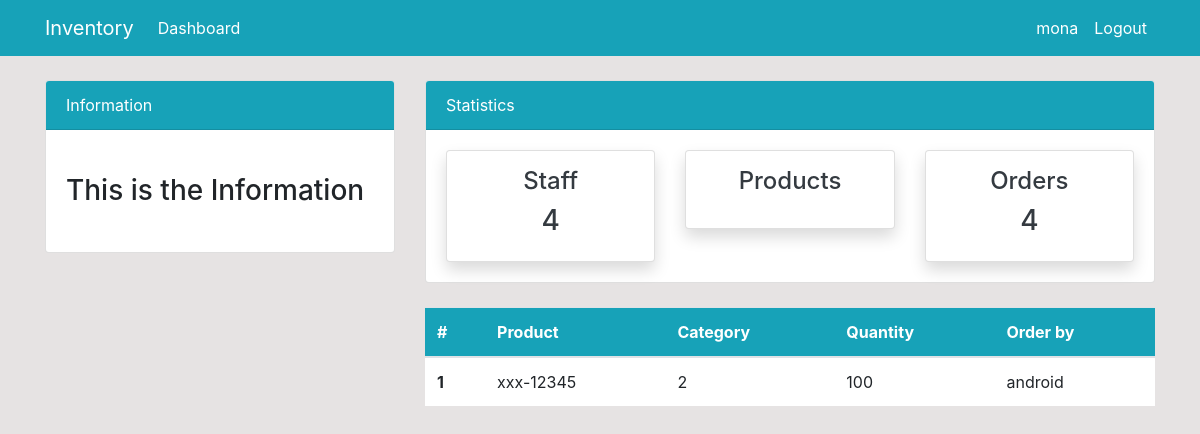
The page /order/ (signed in) on the database its author committed.
### dashboard/models.py (models this page shows, shortened)
class Order(models.Model):
    product=models.ForeignKey(Product, on_delete=models.CASCADE)
    staff=models.ForeignKey(User,models.CASCADE,null=True)
    order_quantity=models.PositiveIntegerField(null=True)
    date=models.DateTimeField(auto_now_add=True)
    class Meta:
        verbose_name_plural="Order"

class Product(models.Model):
      name=models.CharField(max_length=100,null=True)
      category=models.CharField(max_length=100,choices=CATEGORY,null=True)
      quantity=models.PositiveIntegerField(null=True)
      class Meta:
          verbose_name_plural="Product"
      def __str__(self):
        return f'{self.name}-{self.quantity}'

### dashboard/views.py (the view)
# urls.py: path('order/',views.order,name='dashboard-order'),
@login_required
def order(request):
    orders=Order.objects.all()
    context={
    'orders':orders,
    }
    return render(request, 'dashboard/order.html',context)

### templates/dashboard/order.html (shortened to what this page needs)
{% extends 'partials/base.html' %}
{% block content %}
  {% include 'partials/topnav.html' %}
<div class="container">
       <div class="row my-4">
           <div class="col-md-4">
           </div>
           <div class="col-md-8">
               <table class="table bg-white">
                   <thead class="bg-info">
                       <tr class="text-white">
                           <th scope="col">#</th>
                           <th scope="col">Product</th>
                           <th scope="col">Category</th>
                           <th scope="col">Quantity</th>
                           <th scope="col">Order by</th>
                       </tr>
                   </thead>
                   <tbody>
                        {% for orders in orders %}
                       <tr>
                           <th scope="row">1</th>
                           <td>{{ orders.product }}</td>
                           <td>{{ orders.product.category }}</td>
                           <td>{{orders.order_quantity}}</td>
                           <td>
                               {{orders.staff.username}}
                           </td>
                       </tr>
                      {% endfor %}
                   </tbody>
               </table>
           </div>
       </div>
   </div>
{% endblock %}

### templates/partials/nav.html (shortened to what this page needs)
 <nav class="navbar navbar-expand-lg navbar-info bg-info">
   {% if user.is_authenticated %}
     <div class="container">
         <a class="navbar-brand text-white" href="{% url 'dashboard-index' %}">Inventory</a>
         <div class="collapse navbar-collapse" id="navbarSupportedContent">
             <ul class="navbar-nav mr-auto">
                 <li class="nav-item active">
                     <a class="nav-link text-white" href="{% url 'dashboard-index' %}">Dashboard </a>
                 </li>
             </ul>
             <ul class="navbar-nav ml-auto">
                 <li class="nav-item active">
                     <a class="nav-link text-white" href="{% url 'user-profile' %}">{{ user.username }} </a>
                 </li>
                 <li class="nav-item">
                     <a class="nav-link text-white" href="{% url 'user-logout' %}">Logout</a>
                 </li>
             </ul>
             {% endif %}
         </div>
     </div>
 </nav>

### css/style.css (style rules this page uses)
body { background: rgb(230, 227, 227); }

### rows shown on the page
Order: product "xxx-12345", product.category "2", order_quantity "100", staff.username "android"

### other values the page prints
{{ user.username }} "mona"
